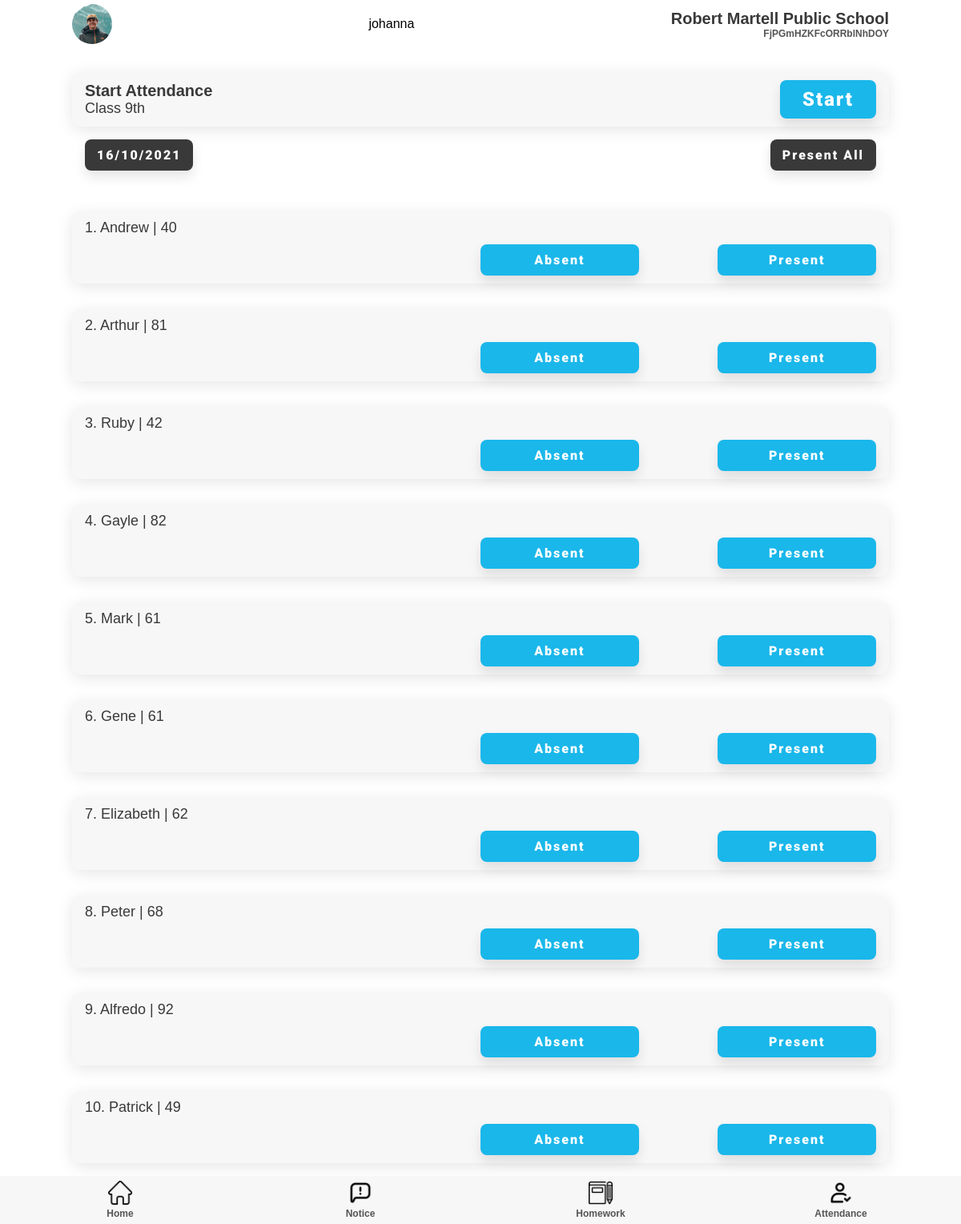
Screenshot of /attendance/teacher/ (signed in) with the database file from the repository.
### superadmin/models.py (models this page shows)
class school(models.Model):
    school = models.CharField(max_length=200, default='', blank=False, null=False)
    address = models.CharField(max_length=200)
    city = models.CharField(max_length=100)
    pin = models.IntegerField()
    state = models.CharField(max_length=50)
    country = models.CharField(max_length=50)
    regno = models.CharField(max_length=100)

### student/models.py (models this page shows)
class student(models.Model):
    fname = models.CharField(max_length=50)
    mname = models.CharField(max_length=50, blank=True, null=True)
    lname = models.CharField(max_length=50, blank=True, null=True)
    email = models.EmailField(blank=True, null=True)
    phone = models.IntegerField(blank=True, null=True)
    fathername = models.CharField(max_length=70)
    mothername = models.CharField(max_length=70)
    fatherphone = models.IntegerField()
    fatheremail = models.EmailField(blank=True, null=True)
    address = models.CharField(max_length=200)
    add_no = models.CharField(max_length=50, blank=True, null=True)
    roll_no = models.IntegerField()
    Class = models.ForeignKey('teacher.classSection', on_delete=models.PROTECT)
    school = models.ForeignKey('superadmin.school', on_delete=models.PROTECT)
    user = models.OneToOneField(User, on_delete=models.CASCADE)

### attendance/views.py (the view)
# urls.py: path('teacher/', views.Attendance, name='attendance'),
def Attendance(request):
    user = request.user
    t = teacher.objects.get(user=user)
    school = t.school
    try:
        Class = classSection.objects.get(teacher=t)
        students = student.objects.filter(school=t.school, Class=Class)
        today_date = date.today()
        leaveStudents = Leave.objects.filter(student__in = student.objects.filter(Class = Class))
        print(leaveStudents)
        lStudents = []
        for ls in leaveStudents:
            if today_date>=ls.date_from and today_date<=ls.date_to:
                lStudents.append(ls)
        print(lStudents)
        lid = []
        for l in lStudents:
            lid.append(l.student.id)
        return render(request, 'attendance.html', {'students': students, 'leaves': lStudents, 'leaveId': lid, 'school': school})
    except:
        return render(request, 'attendance.html', {'msg': True})

### templates/teacher/attendance.html (shortened to what this page needs)
{% extends 'home.html' %}
{% load static %}
{% block extra-head %}
<link rel="stylesheet" href="{% static 'css/attendance.css' %}" />
<link rel="stylesheet" href="{% static 'css/adminList.css' %}" />
{% endblock extra-head %}
{% block content %}
<section id="main">
{% if msg %}
<section id="not-found">
  <div class="not-found">
    <h1>
      <strong>You're not class teacher of any class.</strong>
    </h1>
  </div>
</section>
{% else %}
<section id="start-att">
  <div class="component-back">
    <div>
      <h2>Start Attendance</h2>
      <p>Class 9th</p>
    </div>
    <button class="btn btn-lg">Start</button>
  </div>
  <div class="att-date flex">
    <button class="btn btn-black">16/10/2021</button>
    <button class="btn btn-black">Present All</button>
  </div>
</section>
<section id="home-menu">
  <div class="home-menu">
    {% for student in students %}
    <div class="menu-list att-student-list">
      <div>
        <p>
          {{ forloop.counter }}. {{ student.fname }} {% if student.mname != "NULL"%}{{student.mname}}{% endif %} {% if student.lname != "NULL"%}{{student.lname}}{% endif %} | {{ student.roll_no }}
        </p>
      </div>
      <div id="{{ student.id }}" class="att-btns">
        <button class="att-btn btn btn-md" onclick="btnHandler(event)" value="false">
          Absent
        </button>
        <button class="att-btn btn btn-md" onclick="btnHandler(event)" value="true">
          Present
        </button>
      </div>
    </div>
    {% endfor %}
  </div>
</section>
{% endif %}
</section>
{% endblock content %}

### templates/teacher/home.html (shortened to what this page needs)
{% load static %}
<!DOCTYPE html>
<html lang="en">
  {% block head %}
  <head>
    <link
      rel="stylesheet"
      href="https://cdnjs.cloudflare.com/ajax/libs/font-awesome/6.0.0-beta2/css/all.min.css"
    />
    <link rel="stylesheet" href="{% static 'css/style.css' %}" />
    {% block extra-head %}{% endblock extra-head %}
  </head>
  {% endblock head %}
  <body>
    <section id="main">
      {% block nav %}
      <section id="nav">
        <nav class="top-navbar">
          <div class="profile-picture">
            <img src="{% static '/img/profile.jpg' %}" />
          </div>
          {{ user.username }}
          <div class="school-name">
            <h2>{{ school.school }}</h2>
            <h5 class="faded">{{ school.address }}</h5>
          </div>
        </nav>
      </section>
    {% endblock nav %}
{% block content %}{% endblock content %}
      {% block nav-bottom %}
      <section id="bottom-nav">
        <nav class="bottom-navbar">
          <div class="nav-links">
            <div class="nav-button">
              <a href="{% url 'teacher:teacherhome' %}">
                <img src="{% static '/img/home.png' %}" />
                <h5 class="faded">Home</h5>
              </a>
            </div>
            <div class="nav-button">
              <a href="{% url 'notice:teacherNotice' "all" %}">
                <img src="{% static '/img/notice.png' %}" />
                <h5 class="faded">Notice</h5>
              </a>
            </div>
            <div class="nav-button">
              <a href="{% url 'homework:homeworkTeacher' %}">
                <img src="{% static 'img/homework.png' %}" />
                <h5 class="faded">Homework</h5>
              </a>
            </div>
            <div class="nav-button">
              <a href="{% url 'attendance:attendance' %}">
                <img src="{% static '/img/check.png' %}" />
                <h5 class="faded">Attendance</h5>
              </a>
            </div>
          </div>
        </nav>
      </section>
      {% endblock nav-bottom %}
    </section>
  </body>
</html>

### static/css/style.css (style rules this page uses)
:root { --dark-green: #1ab7ea; --light-green: #9cdabd; --dark-red: #fb3f4a; --light-red: #fb878e; --light-red: #2196f3; --light-grey: #f7f7f8; --dark-grey: #e7e7e8; --dark: #393939; --faded: #555555; --center-width: 85%; }
* { box-sizing: border-box; margin: 0; padding: 0; }
body { font-family: "Arial", sans-serif; -webkit-font-smoothing: antialiased; }
a { text-decoration: none; }
* { margin: 0; padding: 0; }
#main { margin: auto; margin-bottom: 60px; width: 100%; background-color: #fff; }
#nav { margin-bottom: 30px; }
.top-navbar { margin: auto; display: flex; justify-content: space-between; align-items: center; align-content: center; height: 60px; width: var(--center-width); }
.profile-picture { height: 50px; width: 50px; }
.profile-picture img { height: 100%; width: 100%; border-radius: 50px; object-fit: cover; }
.school-name { display: flex; flex-direction: column; align-items: flex-end; }
.home-menu, .goto { margin: 35px auto 0; width: var(--center-width); display: flex; flex-direction: column; justify-content: space-between; }
.menu-list, .component-back { background-color: var(--light-grey); border-radius: 10px; display: flex; justify-content: space-between; align-items: center; margin: 1em 0; padding: 10px 16px; transition: all 0.5s ease 0s; box-shadow: 0px 4px 20px rgba(0, 0, 0, 0.1); }
.bottom-navbar { margin: auto; position: fixed; bottom: 0; background-color: var(--light-grey); height: 60px; width: 100%; }
.nav-links { margin: auto; width: var(--center-width); display: flex; justify-content: space-between; width: 100%; }
.nav-button { height: 60px; width: 25%; display: flex; flex-direction: column; justify-content: space-around; align-items: center; transition: all 0.3s ease-in-out 0.1s; }
.nav-button > a { width: 100%; text-align: center; }
.nav-button img { height: 30px; }
.btn { display: inline-block; background: var(--dark-green); color: #fff; padding: 10px 15px; min-width: 120px; font-size: 1rem; text-align: center; border: none; cursor: pointer; outline: none; box-shadow: 0px 8px 15px rgba(0, 0, 0, 0.1); transition: all 0.3s ease 0s; border-radius: 8px; letter-spacing: 2px; font-family: "Roboto", sans-serif; font-weight: 900; }
.btn-lg { font-size: 1.5rem; }
.btn-md { font-size: 1rem; }
.btn-black { background-color: var(--dark); color: #fff; }
.btn-black { background-color: var(--dark); }
p { color: var(--dark); font-size: 15px; font-weight: 300; }
h2 { color: var(--dark); text-transform: capitalize; font-size: 20px; font-weight: 600; }
h5 { color: var(--dark); font-size: 12px; font-weight: 600; }
.faded { color: var(--faded); }
.flex { display: flex; justify-content: space-between; }

### static/css/attendance.css (style rules this page uses)
#start-att { width: 85%; margin: auto; }
.att-date { padding: 0px 16px; }
.att-student-list { flex-direction: column; }
.att-btns { display: flex; width: 100%; justify-content: end; }
.att-btns button { margin-left: 10%; width: 20%; }
.att-student-list > div:nth-child(-n + 2) { align-self: baseline; }
.att-student-list > div > p { margin-bottom: 10px; font-size: 18px; }

### static/css/adminList.css (style rules this page uses)
p { font-size: 18px; }

### rows the page displays
school: school "Robert Martell Public School", address "FjPGmHZKFcORRblNhDOY"
student: fname "Andrew", roll_no "40"
student: fname "Arthur", roll_no "81"
student: fname "Ruby", roll_no "42"
student: fname "Gayle", roll_no "82"
student: fname "Mark", roll_no "61"
student: fname "Gene", roll_no "61"
student: fname "Elizabeth", roll_no "62"
student: fname "Peter", roll_no "68"
student: fname "Alfredo", roll_no "92"
student: fname "Patrick", roll_no "49"

### other values shown
{{ user.username }} "johanna"
